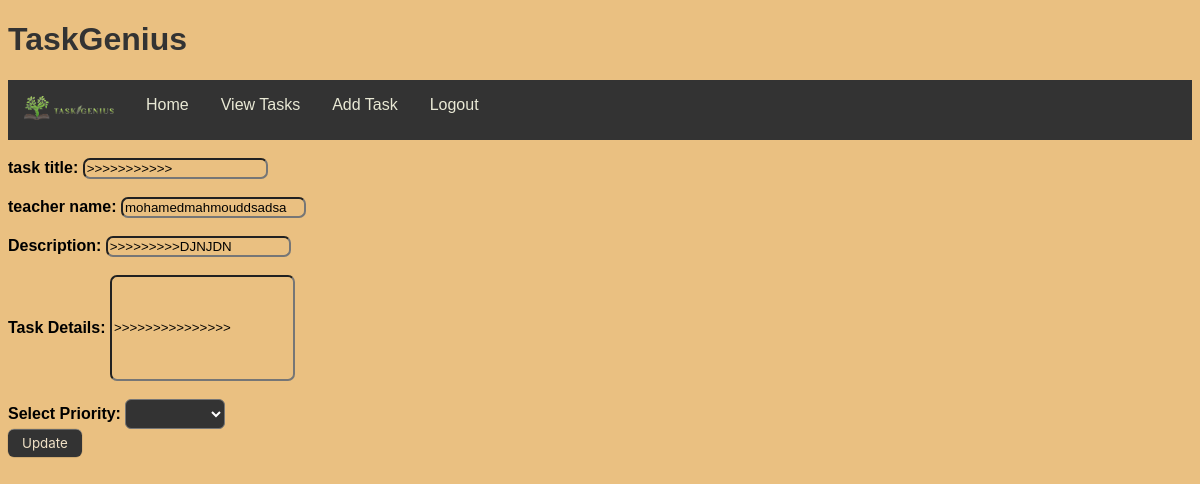
/ViewTasks/UpdateTask/24, run on the app's committed database.
### pages/models.py (models this page shows)
class Tasks(models.Model):
        title = models.CharField(max_length=255)
        teacher = models.CharField(max_length=255)
        priority = models.CharField(max_length=255)
        description = models.CharField(max_length=255)
        completed = models.CharField(max_length=255)
        details = models.CharField(max_length=255)
        task_id = models.IntegerField(default=0)

### pages/views.py (the view)
# urls.py: path('ViewTasks/UpdateTask/<int:id>', views.UpdateTask,name='updatetask'),
def UpdateTask(request, id):
        task = Tasks.objects.get(id=id)
        context= {
            'task': task
        }
        return render(request,'HTML/UpdateTask.html',context)

### templates/HTML/UpdateTask.html (shortened to what this page needs)
{% load static %}
<!DOCTYPE html>
<html>
    <head>
        <link rel="stylesheet" href="{% static 'assets/css/viewadmin_style.css'%}">
    </head>
    <body>
        <h1>TaskGenius</h1>
        <div id="AdminNav">
            <nav>
                <ul>
                    <li class="logo"><a href="{% url 'home' %}"><img src="{% static 'assets/img/TaskGeniusLogo.png'%}" alt="" ></a></li>
                    <li><a href="{% url 'home' %}" target="_parent">Home</a></li>
                    <li><a href="{% url 'ViewTasks' %}" target="_parent">View Tasks</a></li>
                    <li><a href="{% url 'AddTask' %}" target="_parent">Add Task</a></li>
                    <li><a href="{% url 'login' %}" target="_parent">Logout</a></li>
                </ul>
            </nav>
        </div>
            <form action="updaterecord/{{task.id}}" method="post">
            <div id="divform">
        <br>
        <label for="input_title"><b>task title:</b></label> <input id="input_title" class="box" type="text" value="{{task.title}}" required name="title">
        <br>
        <br>
        <label for="input_tname"><b>teacher name:</b></label> <input id="input_tname" class="box" type="text" value ="{{task.teacher}}" required name="teacher name" >
        <br>
        <br>
        <label for="input_Description"><b>Description:</b></label> <input id="input_Description" class="box" type="text" value ="{{task.description}}" required name="Description">
        <br>
        <br>
        <label for="input_Details"><b>Task Details:</b></label> <input id="input_Details" class="box" type="text" value ="{{task.details}}" required name="Details" style="height: 100px;">
        <br>
        <br>
        <label for="priority"><b>Select Priority:</b></label> <select name="priority" id="priority"><option disabled selected value></option> <option value="low">low</option>  <option value="high">high</option> </select>
        <br>
            </div>
            <input type="submit" value="Update" class="edit">
            </form>
    </body>

### TaskGeniusProject/static/assets/css/viewadmin_style.css (style rules this page uses)
* { font-family: sans-serif; }
body { background: rgb(234, 192, 129); }
.logo img { width: 90px; height: auto; padding: none; }
ul { list-style-type: none; margin: 0; padding: 0; overflow: hidden; background-color: #333; }
li { float: left; }
li a { display: block; color: rgb(233, 233, 213); text-align: center; padding: 16px 16px; text-decoration: none; }
h1 { color:#333; }
.edit { display: flex; flex-direction: column; align-items: center; padding: 6px 14px; font-family: -apple-system, BlinkMacSystemFont, 'Roboto', sans-serif; border-radius: 6px; border: none; background: #333; box-shadow: 0px 0.5px 1px rgba(0, 0, 0, 0.1), inset 0px 0.5px 0.5px rgba(255, 255, 255, 0.5), 0px 0px 0px 0.5px rgba(0, 0, 0, 0.12); color: #f1e2c7; user-select: none; -webkit-user-select: none; touch-action: manipulation; }
select { width: 100px; height: 30px; border-radius: 6px; color: white; background: #333; }
option { color: white; }
.box { background: transparent; border-radius: 7px; }

### data on the page
Tasks: title ">>>>>>>>>>>", teacher "mohamedmahmouddsadsa", Description ">>>>>>>>>DJNJDN", Details ">>>>>>>>>>>>>>>"
